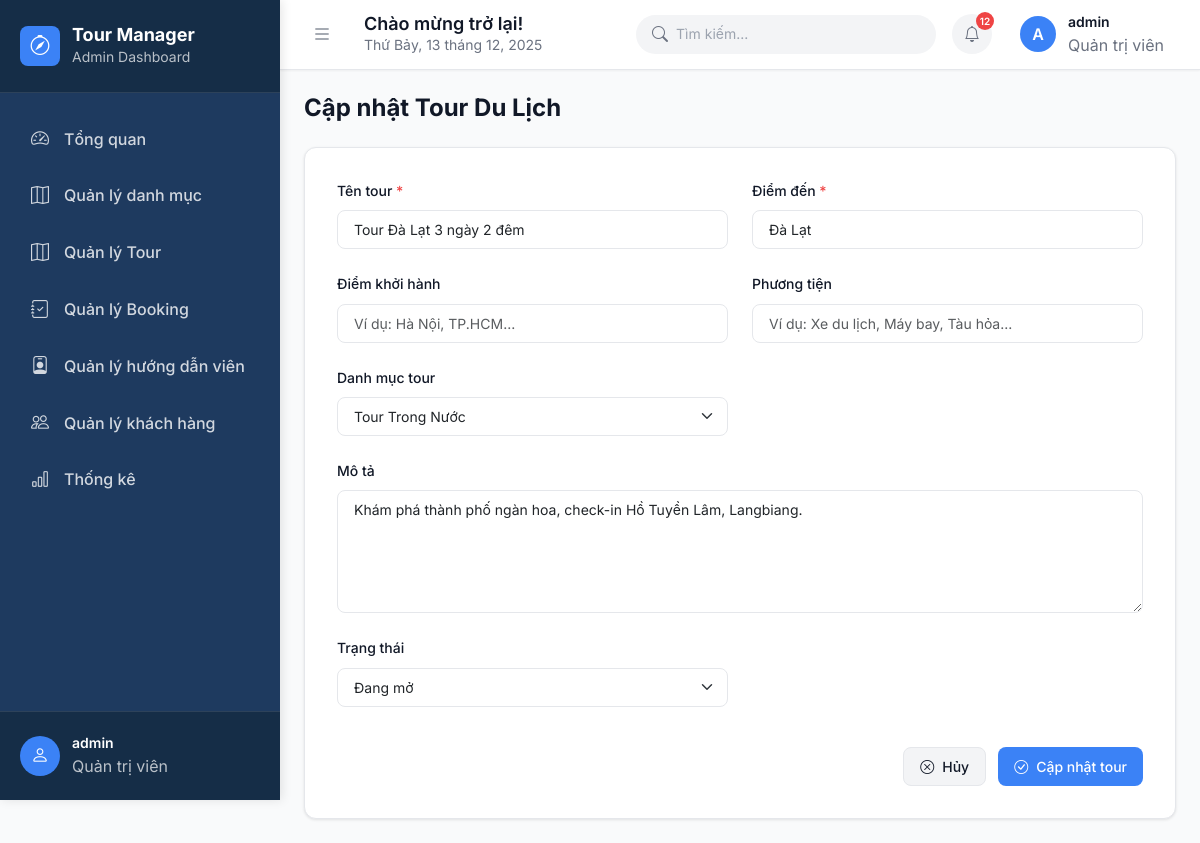
/?act=edit-tour&id=10 (signed in), run on the app's committed database.
### tables this page shows
CREATE TABLE `tour` (
  `id` int NOT NULL,
  `tour_name` varchar(100) DEFAULT NULL,
  `image` varchar(255) DEFAULT NULL,
  `description` text,
  `destination` varchar(100) DEFAULT NULL,
  `id_danh_muc` int DEFAULT NULL,
  `status` tinyint(1) DEFAULT NULL,
  `duration` int DEFAULT NULL
);

CREATE TABLE `danhmuctour` (
  `id` int NOT NULL,
  `category_name` varchar(100) DEFAULT NULL
);

### controllers/TourController.php (called while the page is built, shortened)
<?php
class TourController
{
    public $modelTour;
    public function __construct()
    {
        $this->modelTour = new TourModel();
    }
    public function EditTour()
    {
        $id = $_GET['id'];
        $tour = $this->modelTour->getOneTour($id);
        $categories = $this->modelTour->getCategories();
        require_once "./views/Admin/Quanlytour/edittour.php";
    }
}

### commons/function.php (called while the page is built, shortened)
<?php
function connectDB() {
    $host = DB_HOST;
    $port = DB_PORT;
    $dbname = DB_NAME;
    try {
        $conn = new PDO("mysql:host=$host;port=$port;dbname=$dbname", DB_USERNAME, DB_PASSWORD);
        $conn->setAttribute(PDO::ATTR_ERRMODE, PDO::ERRMODE_EXCEPTION);
        $conn->setAttribute(PDO::ATTR_DEFAULT_FETCH_MODE, PDO::FETCH_ASSOC);
        return $conn;
    } catch (PDOException $e) {
        echo ("Connection failed: " . $e->getMessage());
    }
}

### models/TourModel.php (called while the page is built, shortened)
<?php
class TourModel
{
    public $conn;
    public function __construct()
    {
        $this->conn = connectDB();
    }
    public function getOneTour($id)
    {
        $sql = "SELECT tour.*, danhmuctour.category_name
                FROM tour
                LEFT JOIN danhmuctour
                ON tour.id_danh_muc = danhmuctour.id
                WHERE tour.id = :id";
        $stmt = $this->conn->prepare($sql);
        $stmt->execute([':id' => $id]);
         return $stmt->fetch();
    }
   public function getCategories() {
    $sql = "SELECT id,category_name FROM danhmuctour ORDER BY category_name ASC";
    return $this->conn->query($sql)->fetchAll();
    }
}

### views/Admin/Quanlytour/edittour.php (the view, shortened to what this page needs)
<?php include "views/layout/header.php"; ?>
<?php include "views/layout/sidebar.php"; ?>
<div class="page-header">
    <h1>Cập nhật Tour Du Lịch</h1>
</div>
<div style="background: white; border-radius: 0.75rem; padding: 2rem; box-shadow: 0 1px 3px rgba(0,0,0,0.1); border: 1px solid #e5e7eb;">
    <form action="" method="POST" id="editTourForm" onsubmit="return validateForm()">
        <div class="row g-4">
            <div class="col-md-6">
                <label class="form-label">Tên tour <span style="color: #ef4444;">*</span></label>
                <input type="text" name="tour_name" class="form-control"
                        value="<?= htmlspecialchars($tour['tour_name']) ?>" required>
            </div>
            <div class="col-md-6">
                <label class="form-label">Điểm đến <span style="color: #ef4444;">*</span></label>
                <input type="text" name="destination" class="form-control"
                        value="<?= htmlspecialchars($tour['destination'] ?? '') ?>" required>
            </div>
            <div class="col-md-6">
                <label class="form-label">Điểm khởi hành</label>
                <input type="text" name="departure_point" class="form-control"
                        value="<?= htmlspecialchars($tour['departure_point'] ?? '') ?>"
                        placeholder="Ví dụ: Hà Nội, TP.HCM...">
            </div>
            <div class="col-md-6">
                <label class="form-label">Phương tiện</label>
                <input type="text" name="vehicle" class="form-control"
                        value="<?= htmlspecialchars($tour['vehicle'] ?? '') ?>"
                        placeholder="Ví dụ: Xe du lịch, Máy bay, Tàu hỏa...">
            </div>
            <div class="col-md-6">
                <label class="form-label">Danh mục tour</label>
                <select name="id_danh_muc" class="form-select">
                    <?php foreach ($categories as $cat): ?>
                    <option value="<?= $cat['id'] ?>"
                        <?= ($tour['id_danh_muc'] == $cat['id']) ? 'selected' : '' ?>>
                        <?= htmlspecialchars($cat['category_name']) ?>
                    </option>
                    <?php endforeach; ?>
                </select>
            </div>
            <div class="col-12">
                <label class="form-label">Mô tả</label>
                <textarea name="description" class="form-control" rows="5"><?= htmlspecialchars($tour['description']) ?></textarea>
            </div>
            <div class="col-md-6">
                <label class="form-label">Trạng thái</label>
                <select name="status" class="form-select">
                    <option value="1" <?= $tour['status'] == 1 ? 'selected' : '' ?>>Đang mở</option>
                </select>
            </div>
            <div class="col-12">
                <div style="display: flex; justify-content: flex-end; gap: 0.75rem; margin-top: 1rem;">
                    <a href="?act=tour-list" class="btn btn-secondary">
                        <i class="bi bi-x-circle"></i> Hủy
                    </a>
                    <button type="submit" class="btn btn-primary">
                        <i class="bi bi-check-circle"></i> Cập nhật tour
                    </button>
                </div>
            </div>
        </div>
    </form>
</div>
<?php include "views/layout/footer.php"; ?>

### views/layout/assets/style.css (style rules this page uses)
:root { --sidebar-bg: #1e3a5f; --sidebar-dark: #152d47; --sidebar-active: #3b82f6; --sidebar-hover: #2d4a6b; --header-bg: #ffffff; --header-border: #e5e7eb; --primary-blue: #3b82f6; --primary-blue-dark: #2563eb; --primary-blue-light: #60a5fa; --text-primary: #111827; --text-secondary: #6b7280; --text-muted: #9ca3af; --text-light: #ffffff; --bg-white: #ffffff; --bg-gray: #f9fafb; --bg-gray-light: #f3f4f6; --border-color: #e5e7eb; --border-dark: #d1d5db; --success: #10b981; --warning: #f59e0b; --danger: #ef4444; --info: #3b82f6; --shadow-sm: 0 1px 2px 0 rgba(0, 0, 0, 0.05); --shadow-md: 0 4px 6px -1px rgba(0, 0, 0, 0.1); --shadow-lg: 0 10px 15px -3px rgba(0, 0, 0, 0.1); --space-1: 0.25rem; --space-2: 0.5rem; --space-3: 0.75rem; --space-4: 1rem; --space-5: 1.25rem; --space-6: 1.5rem; --space-8: 2rem; --font-family: 'Inter', -apple-system, BlinkMacSystemFont, 'Segoe UI', sans-serif; --text-sm: 0.875rem; --text-base: 1rem; --text-lg: 1.125rem; --text-xl: 1.25rem; --text-2xl: 1.5rem; --radius-sm: 0.375rem; --radius-md: 0.5rem; --radius-lg: 0.75rem; --radius-xl: 1rem; --radius-full: 9999px; }
* { box-sizing: border-box; margin: 0; padding: 0; }
body { font-family: var(--font-family); background: var(--bg-gray); color: var(--text-primary); line-height: 1.6; overflow-x: hidden; }
.page-header { margin-bottom: var(--space-6); }
.page-header h1 { font-size: var(--text-2xl); font-weight: 700; color: var(--text-primary); margin-bottom: var(--space-2); }
.btn { display: inline-flex; align-items: center; gap: var(--space-2); padding: var(--space-2) var(--space-4); border: none; border-radius: var(--radius-md); font-size: var(--text-sm); font-weight: 500; cursor: pointer; transition: all 0.2s; text-decoration: none; }
.btn-primary { background: var(--primary-blue); color: var(--text-light); }
.btn-secondary { background: var(--bg-gray-light); color: var(--text-primary); border: 1px solid var(--border-color); }
.form-control, .form-select { width: 100%; padding: var(--space-2) var(--space-4); border: 1px solid var(--border-color); border-radius: var(--radius-md); font-size: var(--text-sm); outline: none; transition: all 0.2s; }
.form-label { display: block; font-size: var(--text-sm); font-weight: 500; color: var(--text-primary); margin-bottom: var(--space-2); }

### data on the page
tour: tour_name "Tour Đà Lạt 3 ngày 2 đêm", destination "Đà Lạt", id_danh_muc "Tour Trong Nước", description "Khám phá thành phố ngàn hoa, check-in Hồ Tuyền Lâm, Langbiang.", status "Đang mở"

### other printed values
substr($_SESSION['username'], 0, 1) "A"
$_SESSION['username'] "admin"
